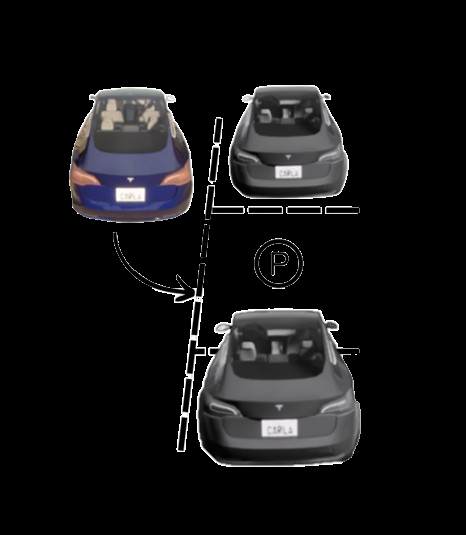
#> input picture randomfiles/parking_on.png, 466 x 535 px, found by its file name
$ python image_size.py
#> lines starting #> are read from the running program, lines starting #| are printed output that depends on the picture
import cv2
path = '/home/justin/Desktop/parking_on.png'
image = cv2.imread(path)
#> image is the input picture: shape (535, 466, 3); mean B, G, R 20.5, 19.6, 20
print(image.shape)
#| (535, 466, 3)
image = cv2.resize(image,(140,120))
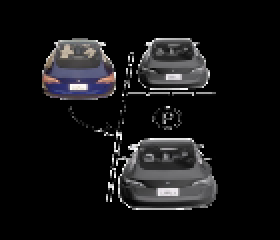
#> image: shape (120, 140, 3) (shown 2 times larger); mean B, G, R 20.9, 20, 20.3
#cv2.imwrite("/home/justin/Downloads/FYP_icons/screen_radio.png",image)
cv2.imshow("",image)
cv2.waitKey(0)
